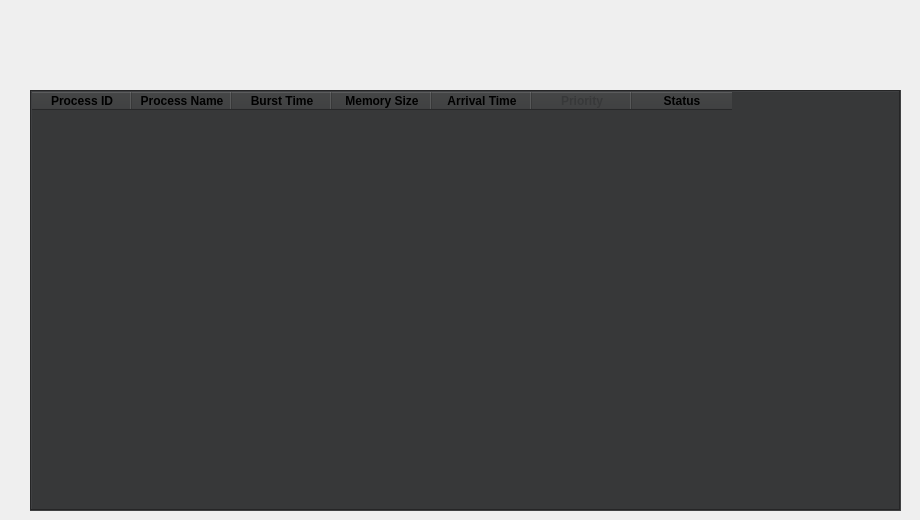
    <widget class="QWidget" name="tab">
     <attribute name="title">
      <string>SJF with Priority</string>
     </attribute>
     <widget class="QTableWidget" name="tableWidget_9">
      <property name="geometry">
       <rect>
        <x>30</x>
        <y>90</y>
        <width>871</width>
        <height>421</height>
       </rect>
      </property>
      <property name="palette">
       <palette>
        <active>
         <colorrole role="WindowText">
          <brush brushstyle="SolidPattern">
           <color alpha="255">
            <red>255</red>
            <green>255</green>
            <blue>255</blue>
           </color>
          </brush>
         </colorrole>
         <colorrole role="Button">
          <brush brushstyle="SolidPattern">
           <color alpha="255">
            <red>55</red>
            <green>56</green>
            <blue>57</blue>
           </color>
          </brush>
         </colorrole>
         <colorrole role="Text">
          <brush brushstyle="SolidPattern">
           <color alpha="255">
            <red>255</red>
            <green>255</green>
            <blue>255</blue>
           </color>
          </brush>
         </colorrole>
         <colorrole role="ButtonText">
          <brush brushstyle="SolidPattern">
           <color alpha="255">
            <red>255</red>
            <green>255</green>
            <blue>255</blue>
           </color>
          </brush>
         </colorrole>
         <colorrole role="Base">
          <brush brushstyle="SolidPattern">
           <color alpha="255">
            <red>55</red>
            <green>56</green>
            <blue>57</blue>
           </color>
          </brush>
         </colorrole>
         <colorrole role="Window">
          <brush brushstyle="SolidPattern">
           <color alpha="255">
            <red>55</red>
            <green>56</green>
            <blue>57</blue>
           </color>
          </brush>
         </colorrole>
         <colorrole role="PlaceholderText">
          <brush brushstyle="NoBrush">
           <color alpha="128">
            <red>255</red>
            <green>255</green>
            <blue>255</blue>
           </color>
          </brush>
         </colorrole>
        </active>
        <inactive>
         <colorrole role="WindowText">
          <brush brushstyle="SolidPattern">
           <color alpha="255">
            <red>255</red>
            <green>255</green>
            <blue>255</blue>
           </color>
          </brush>
         </colorrole>
         <colorrole role="Button">
          <brush brushstyle="SolidPattern">
           <color alpha="255">
            <red>55</red>
            <green>56</green>
            <blue>57</blue>
           </color>
          </brush>
         </colorrole>
         <colorrole role="Text">
          <brush brushstyle="SolidPattern">
           <color alpha="255">
            <red>255</red>
            <green>255</green>
            <blue>255</blue>
           </color>
          </brush>
         </colorrole>
         <colorrole role="ButtonText">
          <brush brushstyle="SolidPattern">
           <color alpha="255">
            <red>255</red>
            <green>255</green>
            <blue>255</blue>
           </color>
          </brush>
         </colorrole>
         <colorrole role="Base">
          <brush brushstyle="SolidPattern">
           <color alpha="255">
            <red>55</red>
            <green>56</green>
            <blue>57</blue>
           </color>
          </brush>
         </colorrole>
         <colorrole role="Window">
          <brush brushstyle="SolidPattern">
           <color alpha="255">
            <red>55</red>
            <green>56</green>
            <blue>57</blue>
           </color>
          </brush>
         </colorrole>
         <colorrole role="PlaceholderText">
          <brush brushstyle="NoBrush">
           <color alpha="128">
            <red>255</red>
            <green>255</green>
            <blue>255</blue>
           </color>
          </brush>
         </colorrole>
        </inactive>
        <disabled>
         <colorrole role="WindowText">
          <brush brushstyle="SolidPattern">
           <color alpha="255">
            <red>255</red>
            <green>255</green>
            <blue>255</blue>
           </color>
          </brush>
         </colorrole>
         <colorrole role="Button">
          <brush brushstyle="SolidPattern">
           <color alpha="255">
            <red>55</red>
            <green>56</green>
            <blue>57</blue>
           </color>
          </brush>
         </colorrole>
         <colorrole role="Text">
          <brush brushstyle="SolidPattern">
           <color alpha="255">
            <red>255</red>
            <green>255</green>
            <blue>255</blue>
           </color>
          </brush>
         </colorrole>
         <colorrole role="ButtonText">
          <brush brushstyle="SolidPattern">
           <color alpha="255">
            <red>255</red>
            <green>255</green>
            <blue>255</blue>
           </color>
          </brush>
         </colorrole>
         <colorrole role="Base">
          <brush brushstyle="SolidPattern">
           <color alpha="255">
            <red>55</red>
            <green>56</green>
            <blue>57</blue>
           </color>
          </brush>
         </colorrole>
         <colorrole role="Window">
          <brush brushstyle="SolidPattern">
           <color alpha="255">
            <red>55</red>
            <green>56</green>
            <blue>57</blue>
           </color>
          </brush>
         </colorrole>
         <colorrole role="PlaceholderText">
          <brush brushstyle="NoBrush">
           <color alpha="128">
            <red>255</red>
            <green>255</green>
            <blue>255</blue>
           </color>
          </brush>
         </colorrole>
        </disabled>
       </palette>
      </property>
      <property name="styleSheet">
       <string notr="true">background-color: rgb(55, 56, 57); border-color: red;</string>
      </property>
      <property name="frameShape">
       <enum>QFrame::Box</enum>
      </property>
      <property name="sizeAdjustPolicy">
       <enum>QAbstractScrollArea::AdjustToContents</enum>
      </property>
      <attribute name="horizontalHeaderCascadingSectionResizes">
       <bool>false</bool>
      </attribute>
      <column>
       <property name="text">
        <string>Process ID</string>
       </property>
       <property name="font">
        <font>
         <weight>75</weight>
         <bold>true</bold>
        </font>
       </property>
       <property name="textAlignment">
        <set>AlignCenter</set>
       </property>
       <property name="foreground">
        <brush brushstyle="SolidPattern">
         <color alpha="255">
          <red>0</red>
          <green>0</green>
          <blue>0</blue>
         </color>
        </brush>
       </property>
      </column>
      <column>
       <property name="text">
        <string>Process Name</string>
       </property>
       <property name="font">
        <font>
         <weight>75</weight>
         <bold>true</bold>
        </font>
       </property>
       <property name="textAlignment">
        <set>AlignCenter</set>
       </property>
       <property name="foreground">
        <brush brushstyle="SolidPattern">
         <color alpha="255">
          <red>0</red>
          <green>0</green>
          <blue>0</blue>
         </color>
        </brush>
       </property>
      </column>
      <column>
       <property name="text">
        <string>Burst Time</string>
       </property>
       <property name="font">
        <font>
         <weight>75</weight>
         <bold>true</bold>
        </font>
       </property>
       <property name="textAlignment">
        <set>AlignCenter</set>
       </property>
       <property name="foreground">
        <brush brushstyle="SolidPattern">
         <color alpha="255">
          <red>0</red>
          <green>0</green>
          <blue>0</blue>
         </color>
        </brush>
       </property>
      </column>
      <column>
       <property name="text">
        <string>Memory Size</string>
       </property>
       <property name="font">
        <font>
         <weight>75</weight>
         <bold>true</bold>
        </font>
       </property>
       <property name="textAlignment">
        <set>AlignCenter</set>
       </property>
       <property name="foreground">
        <brush brushstyle="SolidPattern">
         <color alpha="255">
          <red>0</red>
          <green>0</green>
          <blue>0</blue>
         </color>
        </brush>
       </property>
      </column>
      <column>
       <property name="text">
        <string>Arrival Time</string>
       </property>
       <property name="font">
        <font>
         <weight>75</weight>
         <bold>true</bold>
        </font>
       </property>
       <property name="textAlignment">
        <set>AlignCenter</set>
       </property>
       <property name="foreground">
        <brush brushstyle="SolidPattern">
         <color alpha="255">
          <red>0</red>
          <green>0</green>
          <blue>0</blue>
         </color>
        </brush>
       </property>
      </column>
      <column>
       <property name="text">
        <string>Priority</string>
       </property>
       <property name="font">
        <font>
         <weight>75</weight>
         <bold>true</bold>
        </font>
       </property>
       <property name="textAlignment">
        <set>AlignCenter</set>
       </property>
       <property name="background">
        <color alpha="254">
         <red>255</red>
         <green>255</green>
         <blue>255</blue>
        </color>
       </property>
       <property name="foreground">
        <brush brushstyle="SolidPattern">
         <color alpha="255">
          <red>55</red>
          <green>56</green>
          <blue>57</blue>
         </color>
        </brush>
       </property>
      </column>
      <column>
       <property name="text">
        <string>Status</string>
       </property>
       <property name="font">
        <font>
         <weight>75</weight>
         <bold>true</bold>
        </font>
       </property>
       <property name="textAlignment">
        <set>AlignCenter</set>
       </property>
       <property name="foreground">
        <brush brushstyle="SolidPattern">
         <color alpha="255">
          <red>0</red>
          <green>0</green>
          <blue>0</blue>
         </color>
        </brush>
       </property>
      </column>
     </widget>
     <widget class="QPushButton" name="pushButton_stop_SJFP">
      <property name="geometry">
       <rect>
        <x>840</x>
        <y>20</y>
        <width>71</width>
        <height>51</height>
       </rect>
      </property>
      <property name="toolTip">
       <string>&lt;html&gt;&lt;head/&gt;&lt;body&gt;&lt;p&gt;&lt;span style=&quot; font-weight:600;&quot;&gt;Run&lt;/span&gt;&lt;/p&gt;&lt;/body&gt;&lt;/html&gt;</string>
      </property>
      <property name="styleSheet">
       <string notr="true">color: white;
border-radius: 20px;</string>
      </property>
      <property name="text">
       <string/>
      </property>
      <property name="icon">
       <iconset>
        <normaloff>venv/stop.png</normaloff>venv/stop.png</iconset>
      </property>
      <property name="iconSize">
       <size>
        <width>90</width>
        <height>90</height>
       </size>
      </property>
     </widget>
     <widget class="QPushButton" name="pushButton_14">
      <property name="geometry">
       <rect>
        <x>770</x>
        <y>20</y>
        <width>71</width>
        <height>51</height>
       </rect>
      </property>
      <property name="toolTip">
       <string>&lt;html&gt;&lt;head/&gt;&lt;body&gt;&lt;p&gt;&lt;span style=&quot; font-weight:600;&quot;&gt;Run&lt;/span&gt;&lt;/p&gt;&lt;/body&gt;&lt;/html&gt;</string>
      </property>
      <property name="styleSheet">
       <string notr="true">color: white;
border-radius: 20px;</string>
      </property>
      <property name="text">
       <string/>
      </property>
      <property name="icon">
       <iconset>
        <normaloff>venv/play.png</normaloff>venv/play.png</iconset>
      </property>
      <property name="iconSize">
       <size>
        <width>90</width>
        <height>90</height>
       </size>
      </property>
     </widget>
    </widget>
